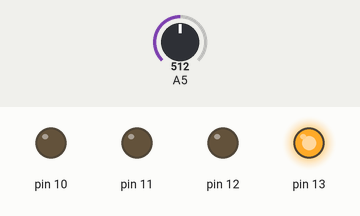
A program run on a simulated Arduino Uno, built with avr-gcc and run on an emulated ATmega328P. On the bench: output pins drawn as LEDs (lit = HIGH). Dashed ring = blinking. The inputs (shaded band) are chosen by the test bench; at power-on: A5 = 512.

Above: at 1.2 s.
1.3 s: A5 set to 900
At 2.41 s:
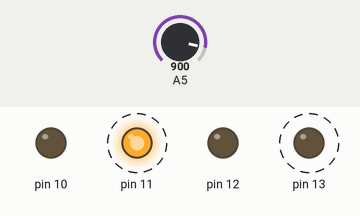
4.3 s: A5 set to 716
At 4.71 s:
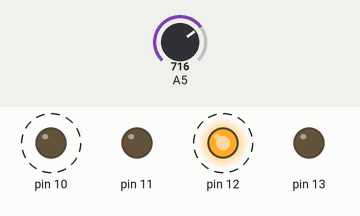
7.3 s: A5 set to 511
At 8.19 s:
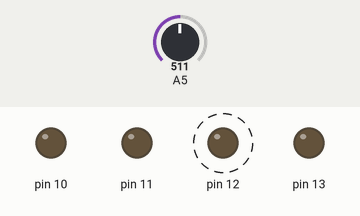
10.3 s: A5 set to 306
At 12.27 s:
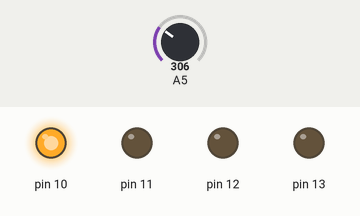
Timing chart, 0 to 14.3 s (numbered marks = the images above; inputs shaded):
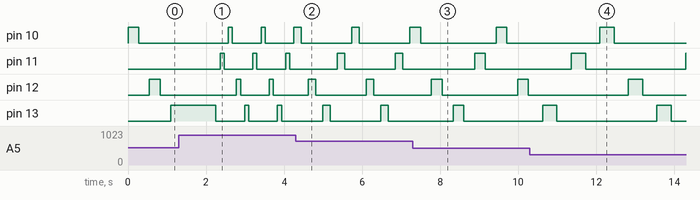

Measured:
- after the input at 1.3 s, pin 11: alternates HIGH for 0.11 s and LOW for 0.74 s, starting after 1.1 s
- after the input at 4.3 s, pin 10: alternates HIGH for 0.19 s and LOW for 1.3 s, starting after 0.14 s; pin 11: alternates HIGH for 0.19 s and LOW for 1.3 s, starting after 1.1 s; pin 12: alternates HIGH for 0.19 s and LOW for 1.3 s, starting after 0.32 s; pin 13: alternates HIGH for 0.19 s and LOW for 1.3 s, starting after 0.69 s
- after the input at 7.3 s, pin 12: alternates HIGH for 0.28 s and LOW for 1.9 s, starting after 0.48 s
- after the input at 10.3 s, pin 13: alternates HIGH for 0.37 s and LOW for 2.6 s, starting after 0.33 s
- by itself, pin 10, pin 12, pin 13: alternates HIGH for 0.11 s and LOW for 0.74 s

The program:

main.cpp
```cpp
#include <Arduino.h>

const double PERIOD = 0.016;

const int NUMBER_LEDS = 4;
const uint8_t PORT_B[] = {PB2, PB4, PB5, PB3};

const int MIN_CHANGE = 3;
int previousPotValue;
int currentPotValue;

volatile uint8_t currentLedIndex = 0;

void setup() {
  // define LED array.
  for (int i = 0; i < NUMBER_LEDS; i++)
  {
    // Define as output pin
    DDRB |= (1 << PORT_B[i]);
    // Initialize pin to off
    PORTB &= ~(1 << PORT_B[i]);
  }

  // A5 (PC5) will be the potentiometer's analog pin.
  DDRC &= ~(1 << PC5);
  // range of 0 up to and including 1023 (1024 values).
  currentPotValue = analogRead(PC5);
  previousPotValue = currentPotValue;

  unsigned int delayInMs = map(currentPotValue, 0, 1023, 500, 50);
  unsigned int numberOfClockTicks = delayInMs / PERIOD;

  // Disble interrupts
  cli();
  // Turn off whatever else was turned on in TCCR1A
  TCCR1A = 0x00;
  // Configrure through TCCR1B for CTC1 and 256 prescaler.
  TCCR1B = 0x00 | (1 << WGM12) | (1 << CS12);
  // Set compare value for OCR1A for CTC mode
  OCR1A = numberOfClockTicks;
  // Enable OCA match interrupt
  TIMSK1 = 0 | (1 << OCIE1A);

  // Re-enable interrupts
  sei();

  // Reset timer to 0
  TCNT1 = 0x00;
}

ISR(TIMER1_COMPA_vect)
{
  PORTB ^= (1 << PORT_B[currentLedIndex]);

  // Toggling the current led off means it went from on to off
  // hence we can set the index to the next led in the array.
  if (PORTB == 0)
  {
    // Taking the next index mod 4 keeping our index a small integer
    // and wrapping around as needed.
    currentLedIndex = (currentLedIndex + 1) % NUMBER_LEDS;
  }
}

void loop() {
  currentPotValue = analogRead(PC5);

  if (abs(currentPotValue - previousPotValue) >= MIN_CHANGE)
  {
    unsigned int delayInMs = map(currentPotValue, 0, 1023, 500, 50);
    unsigned int numberOfClockTicks = delayInMs / PERIOD;

    cli();
    OCR1A = numberOfClockTicks;
    sei();

    previousPotValue = currentPotValue;
  }
}
```
